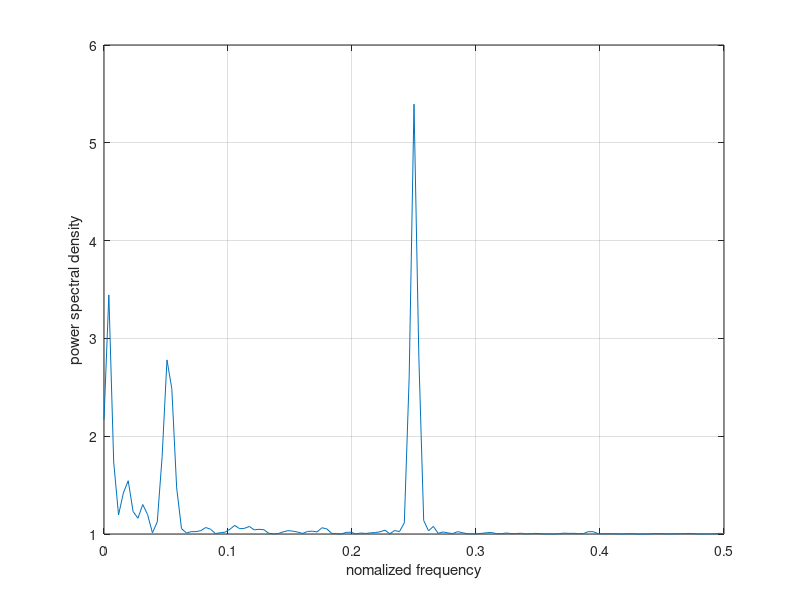

MATLAB code for this plot:
load("SinusInNoise2.mat");
[p,w] = periodogram(y);
figure(1);

plot(w/pi/2,10.^(p/10));
grid on;
xlabel('nomalized frequency');
ylabel('power spectral density');

